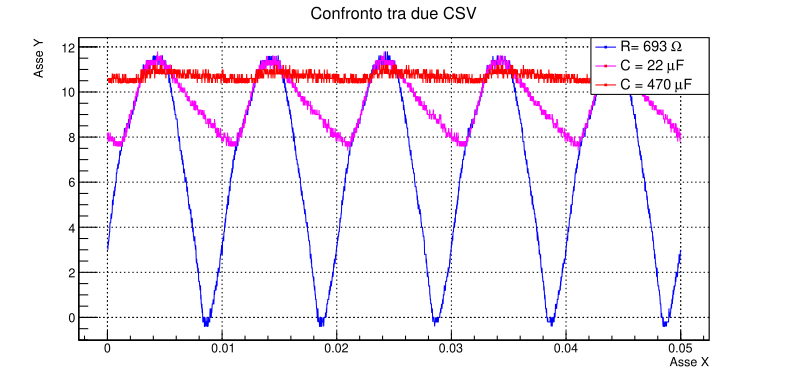

Recreate this plot in Python.
import ROOT
import pandas as pd
from array import array
import numpy as np
import math

# 1. Leggi il CSV specificando il separatore
df = pd.read_csv("/Users/alessiobrusini/Desktop/LABORATORIO-DI-ELETTROMAGNETISMO/relazioni/esperienza_esame/codici/file_csv/WaveData5912.csv", sep=",", comment='#')
df1 = pd.read_csv("/Users/alessiobrusini/Desktop/LABORATORIO-DI-ELETTROMAGNETISMO/relazioni/esperienza_esame/codici/file_csv/WaveData5913.csv", sep=",", comment='#')
df2 = pd.read_csv("/Users/alessiobrusini/Desktop/LABORATORIO-DI-ELETTROMAGNETISMO/relazioni/esperienza_esame/codici/file_csv/WaveData5914.csv", sep=",", comment='#')
n_soglia_inf = 0
n_soglia_sup = 2500
R_in= 693
C_in = 0.00047

# valori buoni 626, 2535 

# Estrai i dati come array NumPy
t_np = df.iloc[n_soglia_inf:n_soglia_sup, 0].to_numpy(dtype=float)
V_np = df.iloc[n_soglia_inf:n_soglia_sup, 1].to_numpy(dtype=float)
# Estrai i dati come array NumPy
t_np1 = df1.iloc[n_soglia_inf+150:n_soglia_sup+150, 0].to_numpy(dtype=float)
V_np1 = df1.iloc[n_soglia_inf+150:n_soglia_sup+150, 1].to_numpy(dtype=float)

t_np2 = df2.iloc[n_soglia_inf+142:n_soglia_sup+142, 0].to_numpy(dtype=float)
V_np2 = df2.iloc[n_soglia_inf+142:n_soglia_sup+142, 1].to_numpy(dtype=float)

# --- APPLICAZIONE VETTORIZZATA (PIÙ VELOCE) ---
V_np += 0 # Aggiunge 6.240 a tutti gli elementi di V_np
V_np = V_np # Riscalo tutto perchè abbiamo preso dati sbagliati
t_np -= t_np[0] # Normalizzo t sottraendo primo elemento
# ---------------------------------------------
# --- APPLICAZIONE VETTORIZZATA (PIÙ VELOCE) ---
V_np1 += 0 # Aggiunge 6.240 a tutti gli elementi di V_np
V_np1 = V_np1 # Riscalo tutto perchè abbiamo preso dati sbagliati
t_np1 -= t_np1[0] # Normalizzo t sottraendo primo elemento

V_np2 += 0 # Aggiunge 6.240 a tutti gli elementi di V_np
V_np2 = V_np2 # Riscalo tutto perchè abbiamo preso dati sbagliati
t_np2 -= t_np2[0] # Normalizzo t sottraendo primo elemento


# Trova dove il prodotto di elementi consecutivi è negativo
# Verrà creato un array di booleani (True/False)
crossings_bool = np.sign(V_np[:-1]) != np.sign(V_np[1:])

# Ottiene gli indici del *primo* elemento di ogni coppia che attraversa lo zero.
# Questi indici sono i punti immediatamente *prima* del crossing.
indices_before = np.where(crossings_bool)[0]
closest_time_points = t_np[indices_before]
mask_t = (closest_time_points > 0.00005) & (closest_time_points < 0.0004)
t_periodi= closest_time_points[mask_t]
t_periodi_diff = np.diff(t_periodi)
mask_t_2 = t_periodi_diff > 1E-05
t_periodi_diff = t_periodi_diff[mask_t_2]
t_periodi_1 = t_periodi_diff *2
t_medio = np.mean(t_periodi_1)
v_ang = 2*math.pi / t_medio




#c2 = ROOT.TCanvas("c2", "t vs ln(V)", 800, 600)
g = ROOT.TGraphErrors(len(t_np), t_np, V_np)
g2= ROOT.TGraphErrors(len(t_np1), t_np1, V_np1)
g3= ROOT.TGraphErrors(len(t_np2), t_np2, V_np2)
# 6. Crea il Canvas e Dividilo
# Un canvas più largo è utile per due grafici affiancati (es. 1200x600)
c = ROOT.TCanvas("c", "Grafico Lineare e Semilogaritmico", 1200, 600)

ROOT.gPad.SetGrid() #comando per comparire griglia 

# Imposta il titolo per il grafico lineare
g.SetTitle("Scala Lineare;t [s];V [V]")
g.SetMarkerStyle(21)
g.SetMarkerColor(ROOT.kBlue)
g.SetLineColor(ROOT.kBlue)
g.SetMarkerSize(0.5)

g2.SetTitle("Scala Lineare;t [s];V [V]")
g2.SetMarkerStyle(21)
g2.SetMarkerColor(ROOT.kRed)
g2.SetLineColor(ROOT.kRed)
g2.SetMarkerSize(0.5)

g3.SetTitle("Scala Lineare;t [s];V [V]")
g3.SetMarkerStyle(21)
g3.SetMarkerColor(ROOT.kRed)
g3.SetLineColor(ROOT.kMagenta)
g3.SetMarkerSize(0.5)
# 4. Usiamo TMultiGraph per sovrapporli
mg = ROOT.TMultiGraph()
mg.SetTitle("Confronto tra due CSV;Asse X;Asse Y") # Titolo globale;X;Y

    # Aggiungiamo i grafici al contenitore
    # "LP" significa disegna Linea e Punti per quel grafico
mg.Add(g, "L")
mg.Add(g3, "L")
mg.Add(g2, "L")
    # 5. Disegniamo il tutto
    # "A" disegna gli assi attorno a tutti i grafici contenuti
mg.Draw("A") 
    
# 6. Aggiungiamo la legenda (fondamentale per capire chi è chi)
leg = ROOT.TLegend(0.75, 0.75, 0.9, 0.9) # Coordinate x1, y1, x2, y2
leg.AddEntry(g, "R= 693 #Omega", "lp")
leg.AddEntry(g3, "C = 22 #muF", "lp")
leg.AddEntry(g2, "C = 470 #muF", "lp")

leg.Draw()
    # Manteniamo la finestra aperta (necessario se esegui da script)
c.Update()

c.SaveAs("ponte_invertito.pdf")
